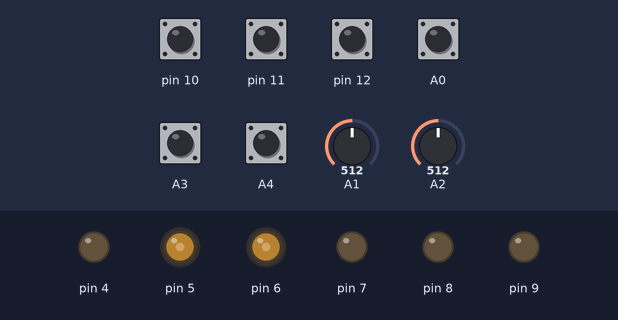
Bench run of a sketch on a simulated Arduino Uno, built with avr-gcc and run on an emulated ATmega328P. Parts: output pins drawn as LEDs (lit = HIGH). Inputs (shaded band) come from the test bench; at power-on: A0, A3, A4, pin 10–12 HIGH, A1 = 512, A2 = 512.

Above: at 1.2 s.
1.3 s: A1 set to 716
At 1.7 s:
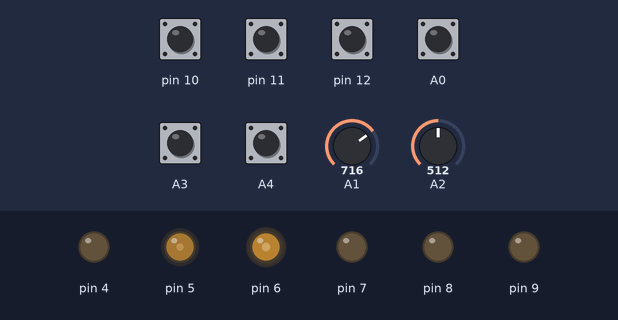
2.8 s: A2 set to 716
At 4.0 s:
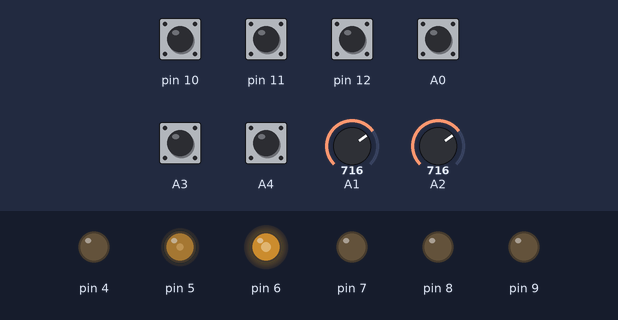
4.3 s: pin 10 pulled LOW for 0.15 s
At 4.37 s:
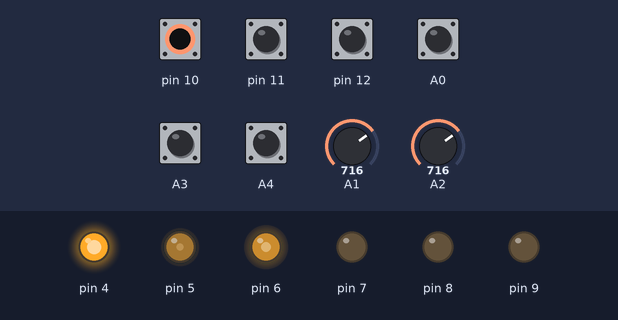
5.9 s: pin 11 pulled LOW for 0.15 s
At 5.97 s:
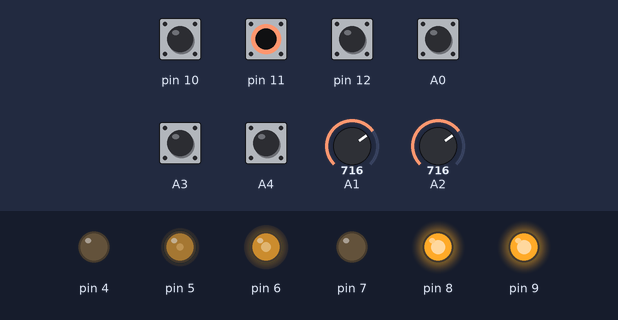
7.5 s: pin 12 pulled LOW for 0.15 s
At 7.57 s:
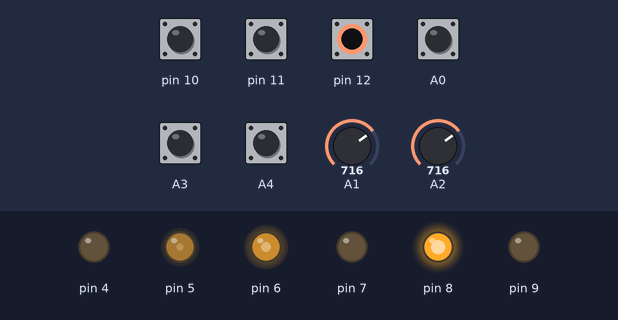
9.1 s: A0 pulled LOW for 0.15 s
At 9.17 s:
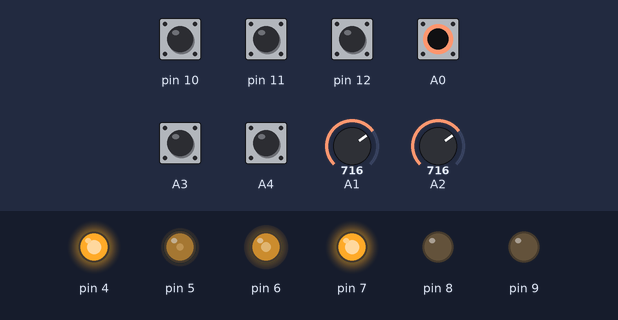
Timing chart, 0 to 11.7 s (numbered marks = the images above; inputs shaded):
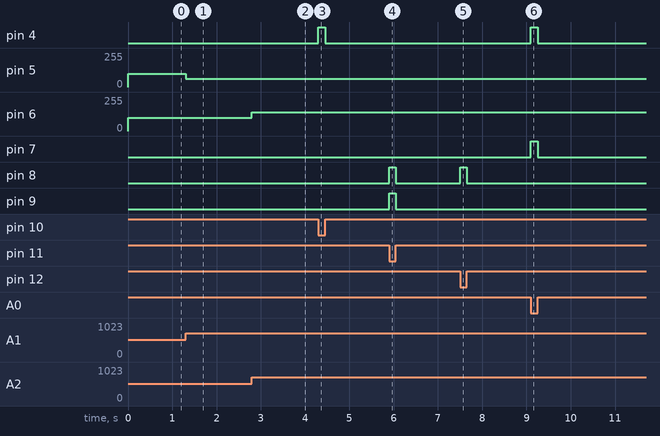

The sketch:

two_axel.ino
```cpp
int CHWM;
int JPWM;
void setup() {
  /************遥控输入 *********************/
  pinMode(12,INPUT_PULLUP);//DSC08正转输入
  pinMode(11,INPUT_PULLUP);//DSC08反转输入
  pinMode(10,INPUT_PULLUP);//X轴正转输入
  pinMode(A0,INPUT_PULLUP);//x轴反转输入
  pinMode(A2,INPUT);//DSC08速度控制
  pinMode(A1,INPUT);//轴向小车速度控制

  /***************传感器控制口**********************/
  pinMode(A3,INPUT_PULLUP);//小车前方左边的传感器
  pinMode(A4,INPUT_PULLUP);//小车前方右边的传感器
    /**********************************************/
  pinMode(7,OUTPUT);//X轴正反转输出口
  pinMode(9,OUTPUT);//DSC08正反转输出口
  pinMode(4,OUTPUT);//X轴电源通断输出口
   pinMode(8,OUTPUT);//DSC08电源通断输出口
  pinMode(5,OUTPUT);//X轴波输出口
  pinMode(6,OUTPUT);//DSC08PWM波输出口


  // put your setup code here, to run once:

}

void loop() {
  JPWM=map(analogRead(A2),0,1024,0,200);//获取DSC08的PWM信号
  CHWM=map(analogRead(A1),0,1024,200,0);//获取轴动小车的PWM信号
  analogWrite(5,CHWM);//轴向小车PWM输出
  analogWrite(6,JPWM);//DSC08PWM输出
  car();
}

void car()
{
   DSC08();
   SC0021();
}
//DSC08手动模式
void DSC08()
{
    if(digitalRead(12)==0&digitalRead(11)==1){
              digitalWrite(8,1);//小车电源输出
              digitalWrite(9,0);//小车正向行走
          }
           if(digitalRead(11)==0&digitalRead(12)==1){
              digitalWrite(8,1);//小车电源输出
              digitalWrite(9,1);//小车反向行走
          }
          if(digitalRead(11)==0&digitalRead(12)==0){
              digitalWrite(8,0);
               digitalWrite(9,0);//把三极管也同时关闭
          }
           if(digitalRead(11)==1&digitalRead(12)==1){
              digitalWrite(8,0);
               digitalWrite(9,0);//把三极管也同时关闭
            }


}

void SC0021()
{
   if(digitalRead(10)==0&digitalRead(A0)==1&digitalRead(A4)==1){
              digitalWrite(4,1);
              digitalWrite(7,0);//X轴正向行走
          }
           if(digitalRead(10)==1&digitalRead(A0)==0&digitalRead(A3)==1){
              digitalWrite(4,1);
              digitalWrite(7,1);//X轴反向行走
          }
          if(digitalRead(A0)==0&digitalRead(10)==0){
              digitalWrite(4,0);
              digitalWrite(7,0);//停止
          }
           if(digitalRead(A0)==1&digitalRead(10)==1){
              digitalWrite(4,0);
              digitalWrite(7,0);//停止
            }
             if(digitalRead(A3)==0&digitalRead(A4)==0){
              digitalWrite(4,0);
              digitalWrite(7,0);//停止
            }
             if(digitalRead(A3)==0&digitalRead(A4)==1&digitalRead(10)==1&digitalRead(A0)==0){
              digitalWrite(4,0);
              digitalWrite(7,0);//停止
          }
          if(digitalRead(A3)==1&digitalRead(A4)==0&digitalRead(10)==0&digitalRead(A0)==1){
              digitalWrite(4,0);
              digitalWrite(7,0);//停止
          }
}
//void autocar()
//{
//    int i;
//    for(i=0;i<80;i++){
//        up();
//    }
//     for(i=0;i<1;i++){
//        stop1();
//    }
//    for(i=0;i<100;i++)
//    {
//      down();
//    }
//    for(i=0;i<1;i++){
//        stop1();
//    }
//}
//void up(){
//    if(digitalRead(A3)==0){
//            digitalWrite(8,1);
//            digitalWrite(4,1);
//            digitalWrite(9,0);
//             digitalWrite(7,0);
//            delay(100);
//    }
//}
//void down(){
//  if(digitalRead(A3)==0){
//            digitalWrite(8,1);
//            digitalWrite(4,1);
//            digitalWrite(9,1);
//             digitalWrite(7,1);
//            delay(100);
//    }
//
//}
//void stop1(){
//  if(digitalRead(A3)==0){
//            digitalWrite(4,0);
//            digitalWrite(8,0);
//            delay(100);
//}
//}
//
//
```

Measured:
- after the input at 1.3 s, pin 5: 100/255 → 61/255 at once
- after the input at 2.8 s, pin 6: 100/255 → 139/255 at once
- after the input at 4.3 s, pin 4: LOW → HIGH at once, → LOW 0.15 s later
- after the input at 5.9 s, pin 8, pin 9: LOW → HIGH at once, → LOW 0.15 s later
- after the input at 7.5 s, pin 8: LOW → HIGH at once, → LOW 0.15 s later
- after the input at 9.1 s, pin 4, pin 7: LOW → HIGH at once, → LOW 0.15 s later
